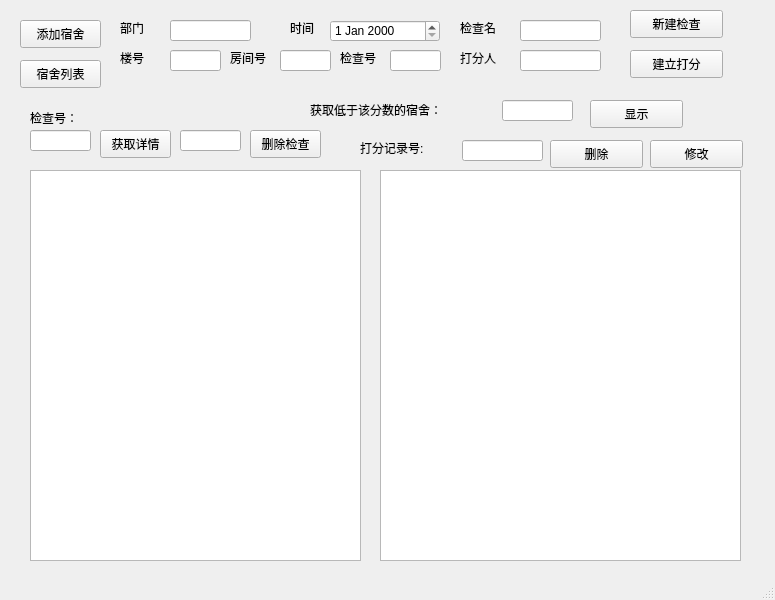
<?xml version="1.0" encoding="UTF-8"?>
<ui version="4.0">
 <class>MainWindow</class>
 <widget class="QMainWindow" name="MainWindow">
  <property name="geometry">
   <rect>
    <x>0</x>
    <y>0</y>
    <width>775</width>
    <height>600</height>
   </rect>
  </property>
  <property name="windowTitle">
   <string>MainWindow</string>
  </property>
  <widget class="QWidget" name="centralwidget">
   <widget class="QTableView" name="tableView">
    <property name="geometry">
     <rect>
      <x>30</x>
      <y>170</y>
      <width>331</width>
      <height>391</height>
     </rect>
    </property>
   </widget>
   <widget class="QPushButton" name="pushButton">
    <property name="geometry">
     <rect>
      <x>630</x>
      <y>10</y>
      <width>93</width>
      <height>28</height>
     </rect>
    </property>
    <property name="text">
     <string>新建检查</string>
    </property>
   </widget>
   <widget class="QPushButton" name="pushButton_3">
    <property name="geometry">
     <rect>
      <x>630</x>
      <y>50</y>
      <width>93</width>
      <height>28</height>
     </rect>
    </property>
    <property name="text">
     <string>建立打分</string>
    </property>
   </widget>
   <widget class="QLineEdit" name="lineEdit_4">
    <property name="geometry">
     <rect>
      <x>170</x>
      <y>50</y>
      <width>51</width>
      <height>21</height>
     </rect>
    </property>
   </widget>
   <widget class="QLineEdit" name="lineEdit_6">
    <property name="geometry">
     <rect>
      <x>520</x>
      <y>50</y>
      <width>81</width>
      <height>21</height>
     </rect>
    </property>
   </widget>
   <widget class="QTableView" name="tableView_2">
    <property name="geometry">
     <rect>
      <x>380</x>
      <y>170</y>
      <width>361</width>
      <height>391</height>
     </rect>
    </property>
   </widget>
   <widget class="QLineEdit" name="lineEdit_7">
    <property name="geometry">
     <rect>
      <x>170</x>
      <y>20</y>
      <width>81</width>
      <height>21</height>
     </rect>
    </property>
   </widget>
   <widget class="QLineEdit" name="lineEdit_9">
    <property name="geometry">
     <rect>
      <x>520</x>
      <y>20</y>
      <width>81</width>
      <height>21</height>
     </rect>
    </property>
   </widget>
   <widget class="QLabel" name="label">
    <property name="geometry">
     <rect>
      <x>120</x>
      <y>20</y>
      <width>41</width>
      <height>16</height>
     </rect>
    </property>
    <property name="text">
     <string>部门</string>
    </property>
   </widget>
   <widget class="QLabel" name="label_2">
    <property name="geometry">
     <rect>
      <x>290</x>
      <y>20</y>
      <width>41</width>
      <height>16</height>
     </rect>
    </property>
    <property name="text">
     <string>时间</string>
    </property>
   </widget>
   <widget class="QLabel" name="label_3">
    <property name="geometry">
     <rect>
      <x>460</x>
      <y>20</y>
      <width>51</width>
      <height>16</height>
     </rect>
    </property>
    <property name="text">
     <string>检查名</string>
    </property>
   </widget>
   <widget class="QLabel" name="label_4">
    <property name="geometry">
     <rect>
      <x>120</x>
      <y>50</y>
      <width>41</width>
      <height>16</height>
     </rect>
    </property>
    <property name="text">
     <string>楼号</string>
    </property>
   </widget>
   <widget class="QLabel" name="label_5">
    <property name="geometry">
     <rect>
      <x>230</x>
      <y>50</y>
      <width>51</width>
      <height>16</height>
     </rect>
    </property>
    <property name="text">
     <string>房间号</string>
    </property>
   </widget>
   <widget class="QLineEdit" name="lineEdit_5">
    <property name="geometry">
     <rect>
      <x>280</x>
      <y>50</y>
      <width>51</width>
      <height>21</height>
     </rect>
    </property>
   </widget>
   <widget class="QLabel" name="label_6">
    <property name="geometry">
     <rect>
      <x>460</x>
      <y>50</y>
      <width>51</width>
      <height>16</height>
     </rect>
    </property>
    <property name="text">
     <string>打分人</string>
    </property>
   </widget>
   <widget class="QPushButton" name="pushButton_2">
    <property name="geometry">
     <rect>
      <x>590</x>
      <y>100</y>
      <width>93</width>
      <height>28</height>
     </rect>
    </property>
    <property name="text">
     <string>显示</string>
    </property>
   </widget>
   <widget class="QLineEdit" name="lineEdit">
    <property name="geometry">
     <rect>
      <x>502</x>
      <y>100</y>
      <width>71</width>
      <height>21</height>
     </rect>
    </property>
   </widget>
   <widget class="QLabel" name="label_7">
    <property name="geometry">
     <rect>
      <x>310</x>
      <y>100</y>
      <width>181</width>
      <height>20</height>
     </rect>
    </property>
    <property name="text">
     <string>获取低于该分数的宿舍：</string>
    </property>
   </widget>
   <widget class="QLineEdit" name="lineEdit_2">
    <property name="geometry">
     <rect>
      <x>30</x>
      <y>130</y>
      <width>61</width>
      <height>21</height>
     </rect>
    </property>
   </widget>
   <widget class="QLineEdit" name="lineEdit_3">
    <property name="geometry">
     <rect>
      <x>462</x>
      <y>140</y>
      <width>81</width>
      <height>21</height>
     </rect>
    </property>
   </widget>
   <widget class="QLabel" name="label_8">
    <property name="geometry">
     <rect>
      <x>30</x>
      <y>110</y>
      <width>72</width>
      <height>15</height>
     </rect>
    </property>
    <property name="text">
     <string>检查号：</string>
    </property>
   </widget>
   <widget class="QPushButton" name="pushButton_4">
    <property name="geometry">
     <rect>
      <x>100</x>
      <y>130</y>
      <width>71</width>
      <height>28</height>
     </rect>
    </property>
    <property name="text">
     <string>获取详情</string>
    </property>
   </widget>
   <widget class="QLabel" name="label_9">
    <property name="geometry">
     <rect>
      <x>360</x>
      <y>140</y>
      <width>91</width>
      <height>16</height>
     </rect>
    </property>
    <property name="text">
     <string>打分记录号:</string>
    </property>
   </widget>
   <widget class="QPushButton" name="pushButton_5">
    <property name="geometry">
     <rect>
      <x>550</x>
      <y>140</y>
      <width>93</width>
      <height>28</height>
     </rect>
    </property>
    <property name="text">
     <string>删除</string>
    </property>
   </widget>
   <widget class="QPushButton" name="pushButton_6">
    <property name="geometry">
     <rect>
      <x>650</x>
      <y>140</y>
      <width>93</width>
      <height>28</height>
     </rect>
    </property>
    <property name="text">
     <string>修改</string>
    </property>
   </widget>
   <widget class="QDateEdit" name="dateEdit">
    <property name="geometry">
     <rect>
      <x>330</x>
      <y>20</y>
      <width>110</width>
      <height>22</height>
     </rect>
    </property>
   </widget>
   <widget class="QPushButton" name="pushButton_7">
    <property name="geometry">
     <rect>
      <x>20</x>
      <y>20</y>
      <width>81</width>
      <height>28</height>
     </rect>
    </property>
    <property name="text">
     <string>添加宿舍</string>
    </property>
   </widget>
   <widget class="QPushButton" name="pushButton_8">
    <property name="geometry">
     <rect>
      <x>20</x>
      <y>60</y>
      <width>81</width>
      <height>28</height>
     </rect>
    </property>
    <property name="text">
     <string>宿舍列表</string>
    </property>
   </widget>
   <widget class="QLabel" name="label_10">
    <property name="geometry">
     <rect>
      <x>340</x>
      <y>50</y>
      <width>51</width>
      <height>16</height>
     </rect>
    </property>
    <property name="text">
     <string>检查号</string>
    </property>
   </widget>
   <widget class="QLineEdit" name="lineEdit_8">
    <property name="geometry">
     <rect>
      <x>390</x>
      <y>50</y>
      <width>51</width>
      <height>21</height>
     </rect>
    </property>
   </widget>
   <widget class="QLineEdit" name="lineEdit_10">
    <property name="geometry">
     <rect>
      <x>180</x>
      <y>130</y>
      <width>61</width>
      <height>21</height>
     </rect>
    </property>
   </widget>
   <widget class="QPushButton" name="pushButton_9">
    <property name="geometry">
     <rect>
      <x>250</x>
      <y>130</y>
      <width>71</width>
      <height>28</height>
     </rect>
    </property>
    <property name="text">
     <string>删除检查</string>
    </property>
   </widget>
  </widget>
  <widget class="QStatusBar" name="statusbar"/>
 </widget>
 <resources/>
 <connections/>
</ui>
